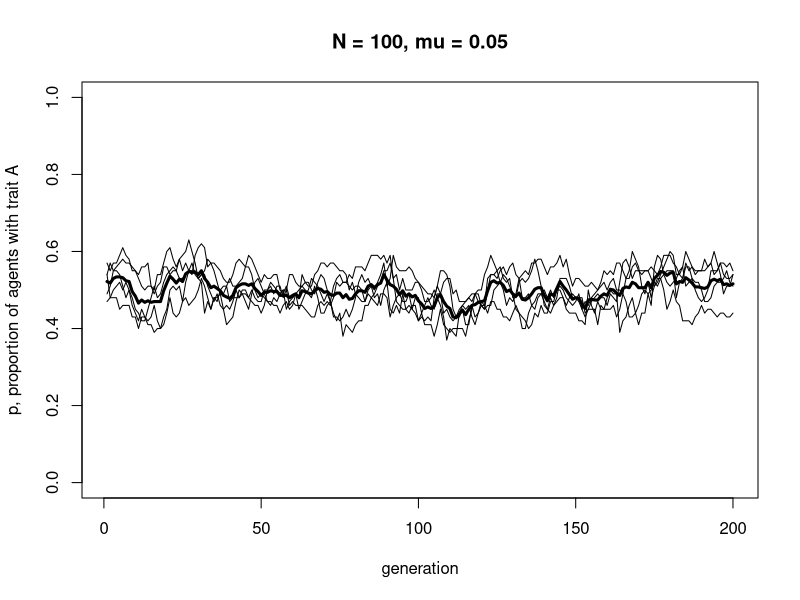
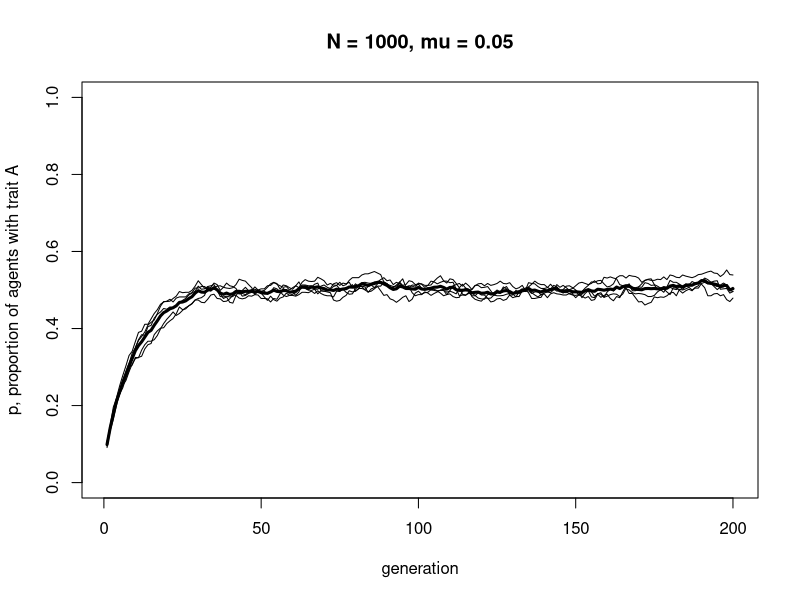
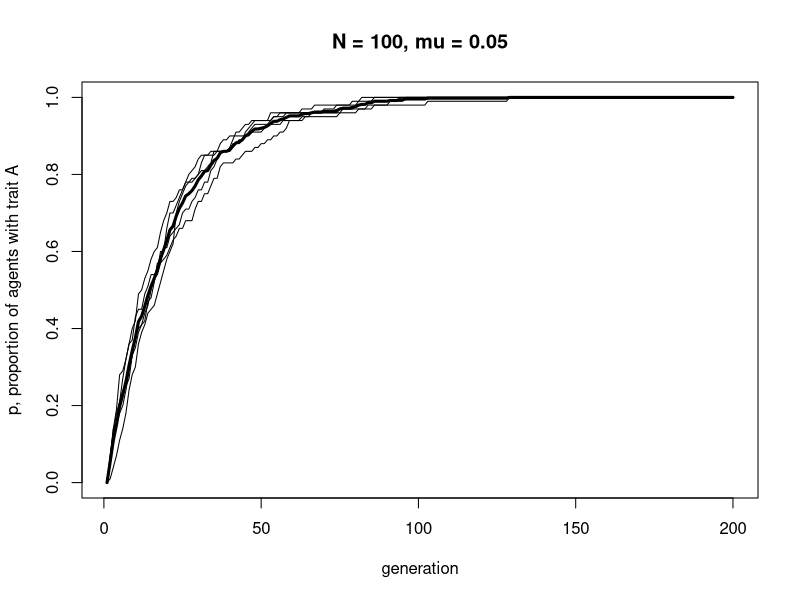
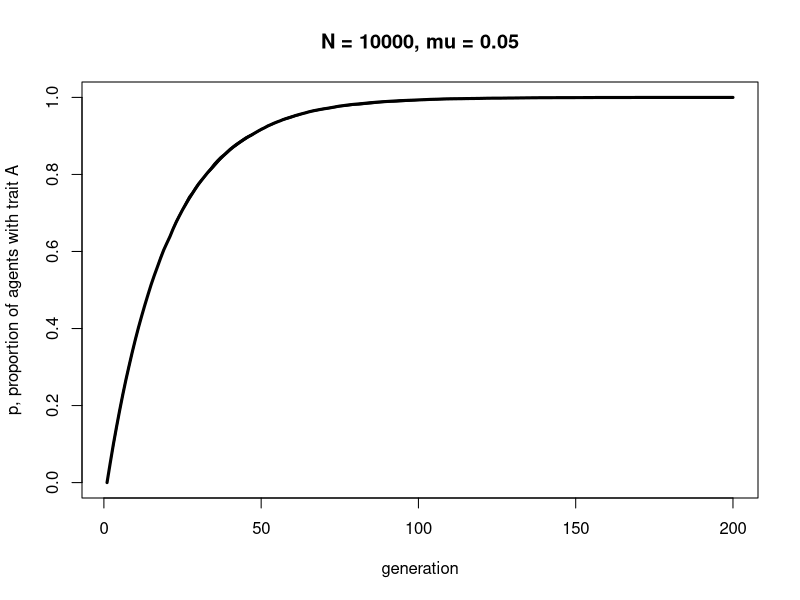
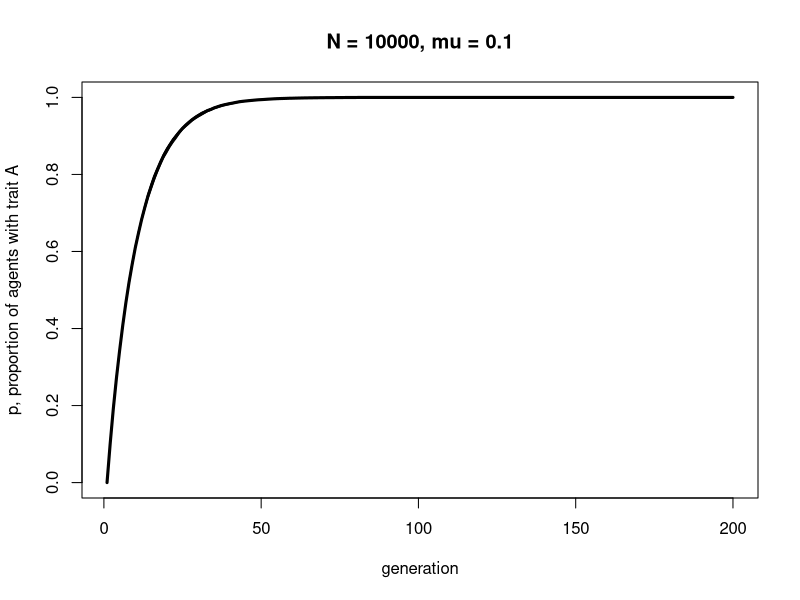
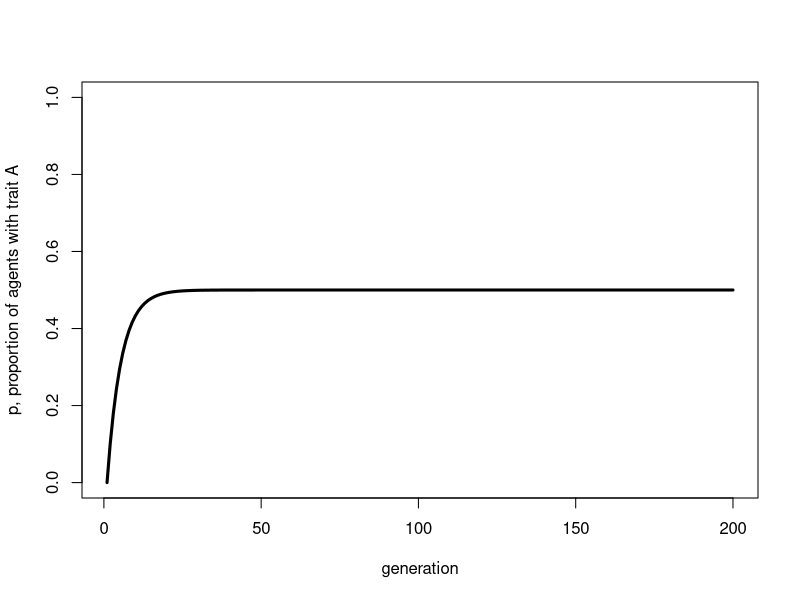
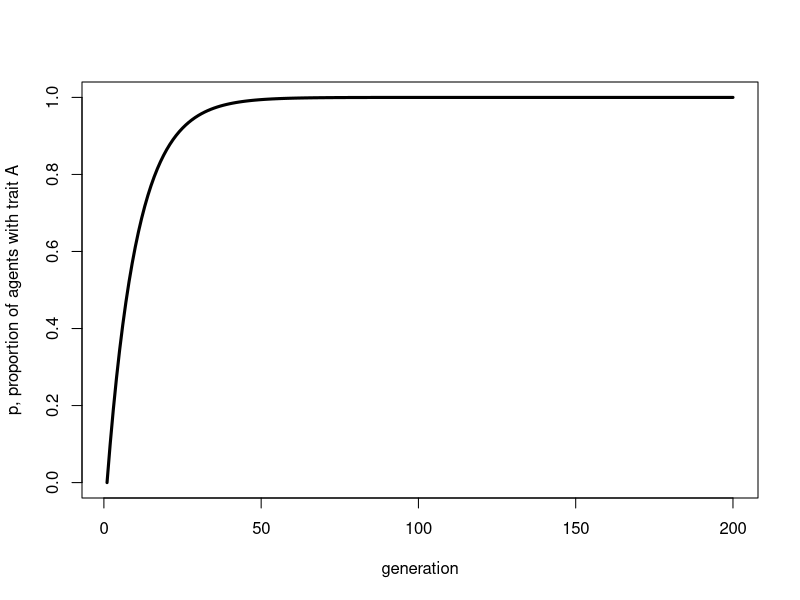

Source code (R) for these figures, in order:
## ---- chunk 1

UnbiasedMutation <- function (N, mu, p_0, t_max, r_max) {
  
  # create a matrix with t_max rows and r_max columns, fill with NAs, convert to dataframe
  output <- as.data.frame(matrix(NA, t_max, r_max))  
  
  # purely cosmetic: rename the columns with run1, run2 etc.
  names(output) <- paste("run", 1:r_max, sep="")  
  
  for (r in 1:r_max) {
    
    # create first generation
    agent <- data.frame(trait = sample(c("A","B"), N, replace = TRUE, 
                        prob = c(p_0,1-p_0)), 
                        stringsAsFactors = FALSE)  
    
    # add first generation's p to first row of column r
    output[1,r] <- sum(agent$trait == "A") / N  
  
    for (t in 2:t_max) {
  
      # copy agent to previous_agent dataframe
      previous_agent <- agent  
      
      # get N random numbers each between 0 and 1
      mutate <- runif(N)  
      
      # if agent was A, with probability mu, flip to B
      agent$trait[previous_agent$trait == "A" & mutate < mu] <- "B"  
      
      # if agent was B, with probability mu, flip to A
      agent$trait[previous_agent$trait == "B" & mutate < mu] <- "A"  
      
      # get p and put it into output slot for this generation t and run r
      output[t,r] <- sum(agent$trait == "A") / N  
  
    }
    
  }
  
  # first plot a thick line for the mean p
  plot(rowMeans(output), 
       type = 'l', 
       ylab = "p, proportion of agents with trait A", 
       xlab = "generation", 
       ylim = c(0,1), 
       lwd = 3, 
       main = paste("N = ", N, ", mu = ", mu, sep = ""))
 
  for (r in 1:r_max) {  
    
    # add lines for each run, up to r_max
    lines(output[,r], type = 'l')  
    
  }
  
  output  # export data from function
}

## ---- chunk 2

data_model2a <- UnbiasedMutation(N = 100, mu = 0.05, p_0 = 0.5, t_max = 200, r_max = 5)

## ---- chunk 3

data_model2a <- UnbiasedMutation(N = 1000, mu = 0.05, p_0 = 0.1, t_max = 200, r_max = 5)

## ---- chunk 4

BiasedMutation <- function (N, mu_b, p_0, t_max, r_max) {
  
  # create a matrix with t_max rows and r_max columns, fill with NAs, convert to dataframe
  output <- as.data.frame(matrix(NA, t_max, r_max))  
  
  # purely cosmetic: rename the columns with run1, run2 etc.
  names(output) <- paste("run", 1:r_max, sep="")  
  
  for (r in 1:r_max) {
    
    # create first generation
    agent <- data.frame(trait = sample(c("A","B"), N, replace = TRUE, 
                        prob = c(p_0,1-p_0)), 
                        stringsAsFactors = FALSE)  
    
    # add first generation's p to first row of column r
    output[1,r] <- sum(agent$trait == "A") / N  
  
    for (t in 2:t_max) {
  
      # copy agent to previous_agent dataframe
      previous_agent <- agent  
      
      # get N random numbers each between 0 and 1
      mutate <- runif(N)  
      
      # if agent was B, with prob mu_b, flip to A
      agent$trait[previous_agent$trait == "B" & mutate < mu_b] <- "A"  
      
      # get p and put it into output slot for this generation t and run r
      output[t,r] <- sum(agent$trait == "A") / N  
  
    }
    
  }
  
  # first plot a thick line for the mean p
  plot(rowMeans(output), 
       type = 'l', 
       ylab = "p, proportion of agents with trait A", 
       xlab = "generation", 
       ylim = c(0,1), 
       lwd = 3, 
       main = paste("N = ", N, ", mu = ", mu_b, sep = ""))
 
  for (r in 1:r_max) {  
    
    # add lines for each run, up to r_max
    lines(output[,r], type = 'l')  
    
  }
  
  output  # export data from function
}

## ---- chunk 5

data_model2b <- BiasedMutation(N = 100, mu_b = 0.05, p_0 = 0, t_max = 200, r_max = 5)

## ---- chunk 6

data_model2b <- BiasedMutation(N = 10000, mu_b = 0.05, p_0 = 0, t_max = 200, r_max = 5)

## ---- chunk 7

data_model2b <- BiasedMutation(N = 10000, mu_b = 0.1, p_0 = 0, t_max = 200, r_max = 5)

## ---- chunk 8

p_0 <- 0
t_max <- 200
mu <- 0.1

p <- rep(NA, t_max)
p[1] <- p_0

for (i in 2:t_max) {
  p[i] <- p[i-1]*(1 - mu) + (1-p[i-1])*mu
}

plot(p, 
     type = 'l', 
     ylab = "p, proportion of agents with trait A", 
     xlab = "generation", 
     ylim = c(0,1), 
     lwd = 3)

## ---- chunk 9

p_0 <- 0
t_max <- 200
mu_b <- 0.1

p <- rep(NA, t_max)
p[1] <- p_0

for (i in 2:t_max) {
  p[i] <- p[i-1] + (1 - p[i-1])*mu_b
}

plot(p, 
     type = 'l', 
     ylab = "p, proportion of agents with trait A", 
     xlab = "generation", 
     ylim = c(0,1), 
     lwd = 3)

